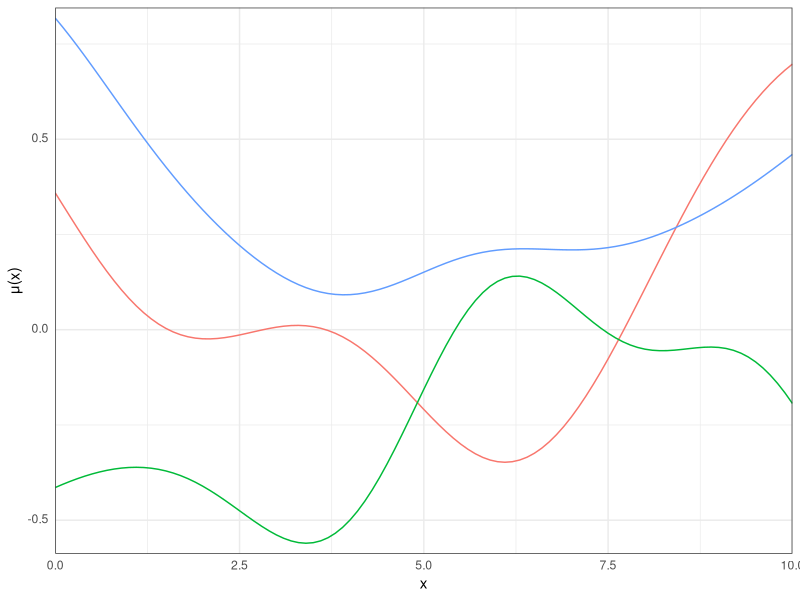

Reproduce this figure in R.
## ---- chunk 1
knitr::opts_chunk$set(echo = TRUE, dpi = 300, comment = "#>")

library(glue)
library(ggtext)
library(tidyverse)

theme_set(
  theme_bw() +
    theme(axis.ticks = element_blank())
)
## ---- chunk 2
squared_exponential_cov <- function(x, tau, l) {
  n <- length(x)
  k <- matrix(0, nrow = n, ncol = n)
  denom <- 2 * (l^2)
  for (i in 1:n) {
    for (j in 1:n) {
      a <- x[i]
      b <- x[j]
      k[i, j] <- tau^2 * exp(-(abs(a - b)^2) / (denom))
    }
  }
  return(k)
}

my_gaussian_process <- function(x, tau, l, n = 3) {
  m <- rep(0, length(x))
  k <- squared_exponential_cov(x = x, tau = tau, l = l)
  gp_samples <- mvtnorm::rmvnorm(n = n, mean = m, sigma = k)
  return(gp_samples)
}

set.seed(0)
x <- seq(0, 10, by = 0.1)
gp_samples <- my_gaussian_process(x, tau = 0.5, l = 2)

# TODO: scale to use multiple values for tau and l and then plot all together,
#       faceting by these parameters

as.data.frame(gp_samples) %>%
  as_tibble() %>%
  set_names(x) %>%
  mutate(sample_idx = as.character(1:n())) %>%
  pivot_longer(-sample_idx, names_to = "x", values_to = "y") %>%
  mutate(x = as.numeric(x)) %>%
  ggplot(aes(x = x, y = y)) +
  geom_line(aes(color = sample_idx)) +
  scale_x_continuous(expand = expansion(c(0, 0))) +
  scale_y_continuous(expand = expansion(c(0.02, 0.02))) +
  theme(legend.position = "none", axis.text.y = element_markdown()) +
  labs(x = "x", y = "\u03BC(x)")
